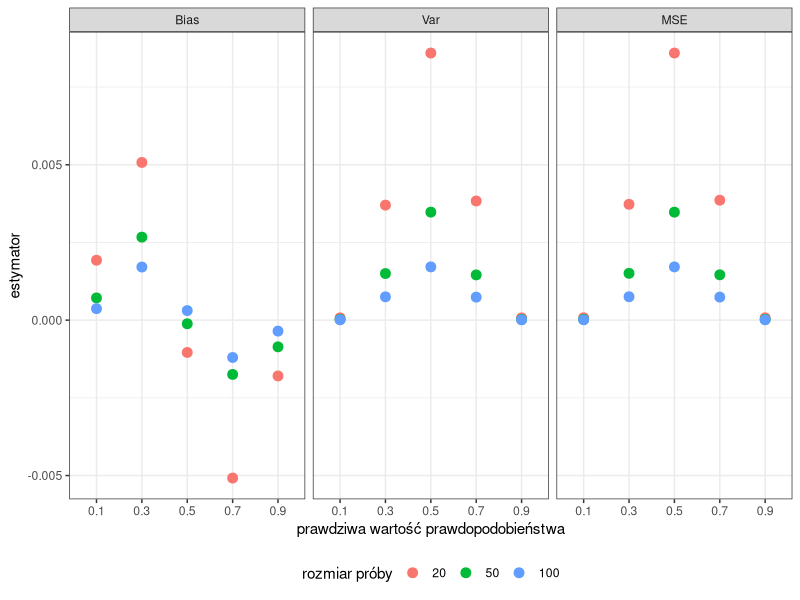
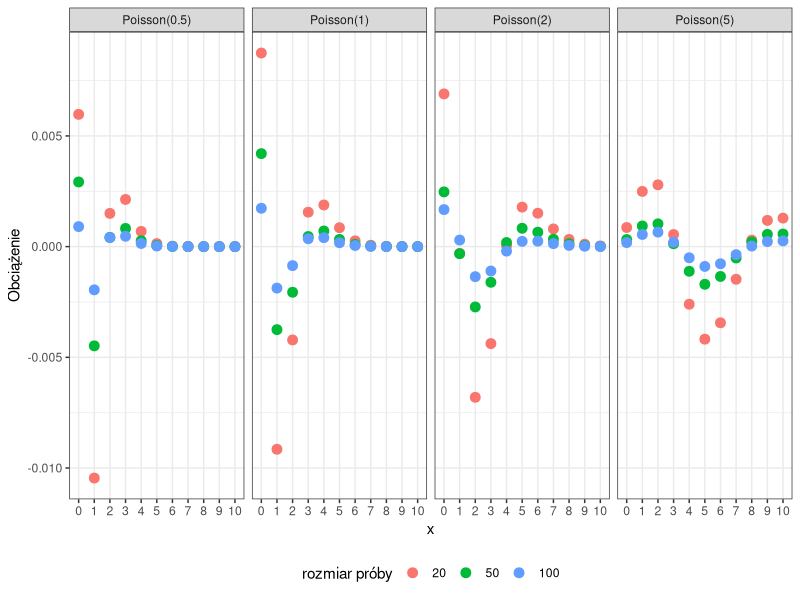
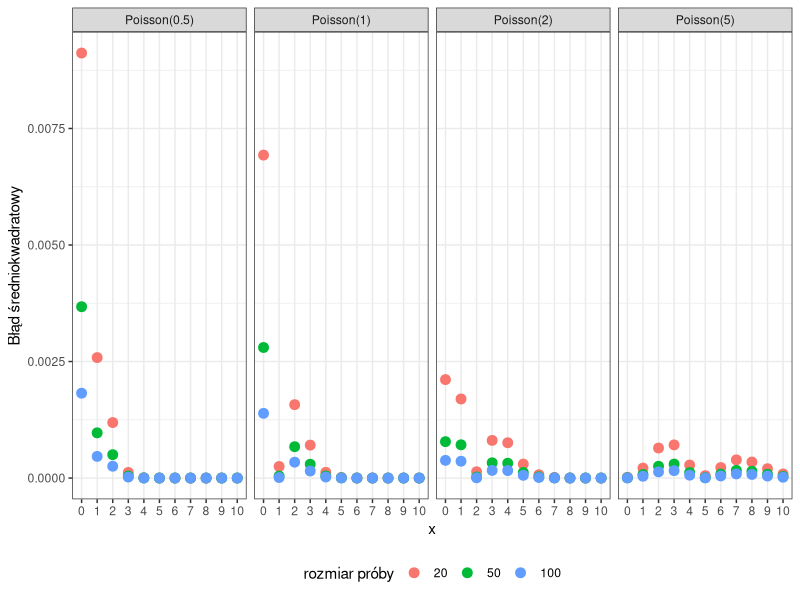
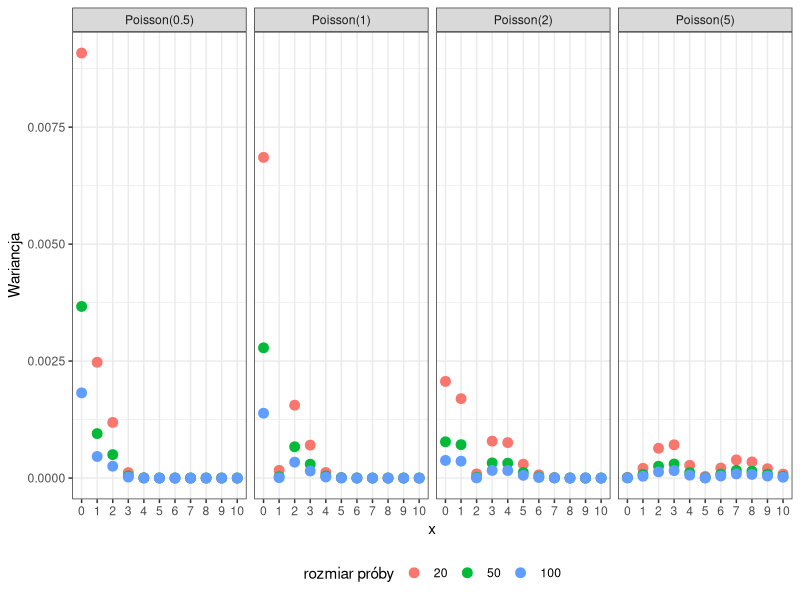
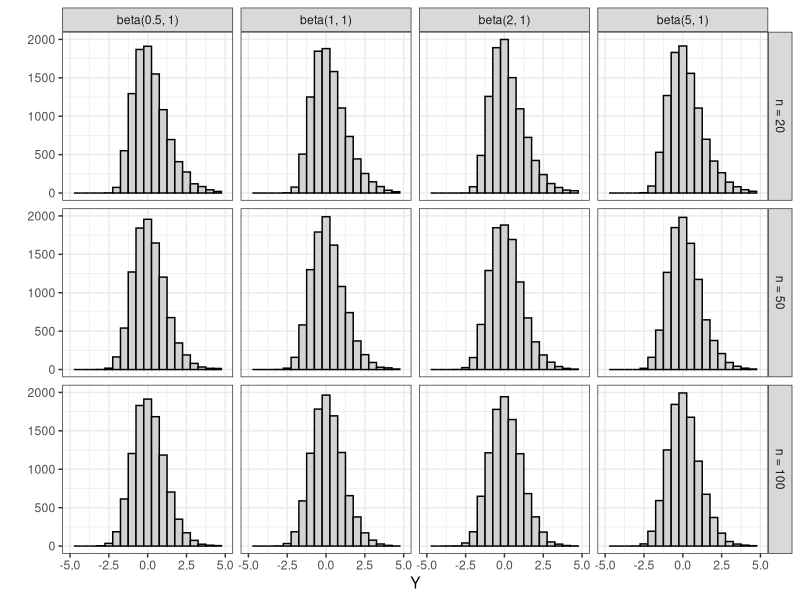
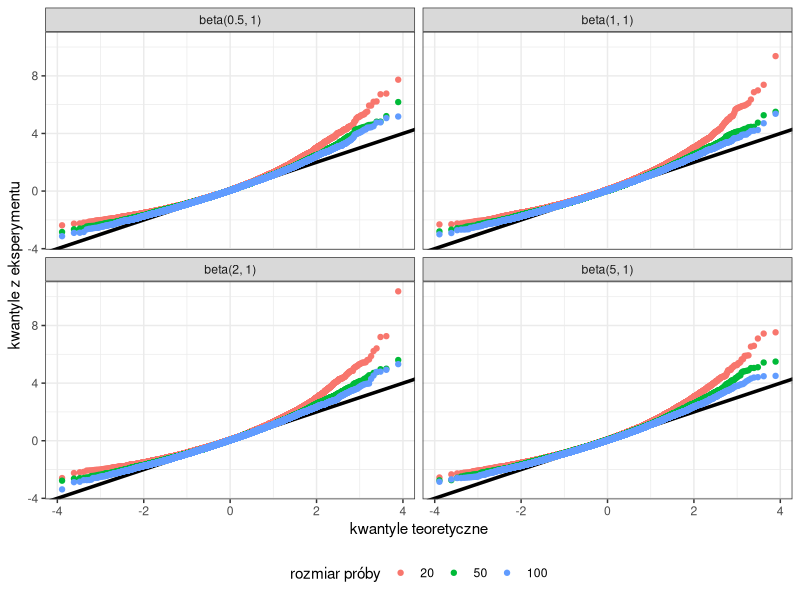
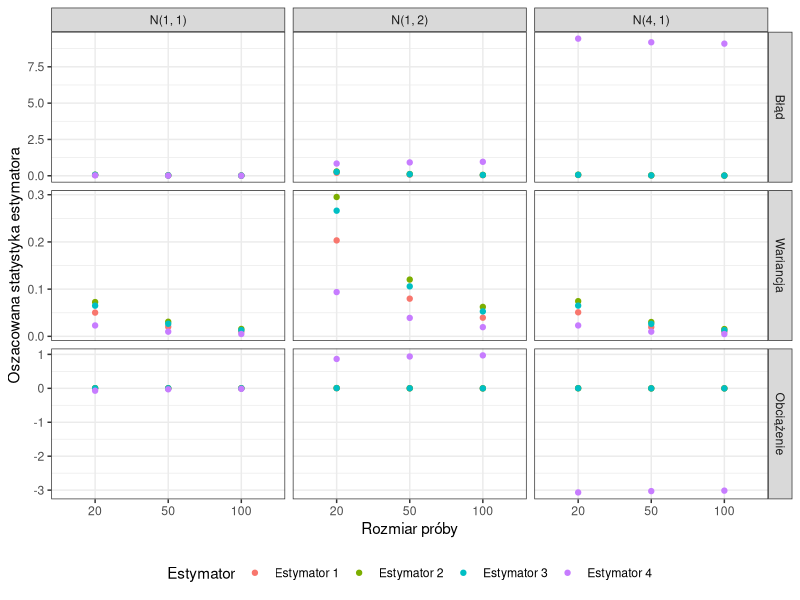
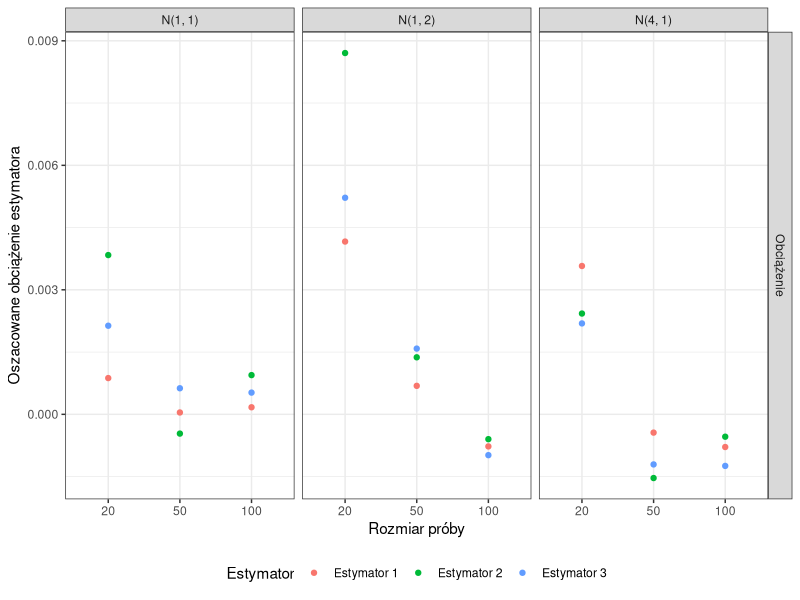

Recreate these plots in R, in order.
## ---- chunk 1
knitr::opts_chunk$set(echo=TRUE, warning = FALSE)
Sys.setlocale("LC_ALL", "pl_PL.UTF-8")
options(encoding = "UTF-8")

## ---- chunk 2
library(ggplot2)
library(plyr)
library(dplyr)
library("gridExtra") 
library(scales)
library(matrixStats)
library(data.table)
library(VGAM)
## ---- chunk 3
set.seed(416)
## ---- chunk 4
ps = seq(0.1, 0.9, by=0.2)
ns = c(20, 50, 100)

simulation_result <- lapply(ps, function(p){
  lapply(ns, function(n){
    lapply(1:1e4, function(i){
      p_mle <- sum(rbinom(n, 5, p)/(5 * n))
      prob_mle <- 1 - pbinom(2, 5, p_mle)
      list(true_p = p, 
           sample_size = n,
           iter = i,
           true_prob = 1 - pbinom(2, 5, p),
           estimated_prob = prob_mle)
    })
  })
})

sim_dt = unlist(unlist(simulation_result, F, F), F, F)
sim_dt = data.table::rbindlist(sim_dt)

ggplot(melt(sim_dt[, .(Bias = mean(estimated_prob - true_prob),
                       Var = var(estimated_prob),
                       MSE = mean((estimated_prob - true_prob)^2)),
                   by = c("true_p", "sample_size")],
            id.vars = c("true_p", "sample_size")),
       aes(x = reorder(as.character(true_p), true_p), y = value, 
           color = reorder(as.character(sample_size), sample_size))) +
  geom_point(size = 3) +
  facet_grid(~variable) +
  theme_bw() +
  scale_color_discrete(name = "rozmiar próby") +
  theme(legend.position = "bottom") +
  xlab("prawdziwa wartość prawdopodobieństwa") +
  ylab("estymator")
## ---- chunk 5
ls = c(0.5, 1, 2, 5)
ns = c(20, 50, 100)


simulation_result <-lapply(ls, function(lambda){
  lapply(ns, function(n){
    lapply(1:1e4, function(i){
      # lambda.hat
      lambda_mle <- sum(rpois(n, lambda)/n)
      list(true_lambda = lambda, 
           sample_size = n,
           iter = i,
           x = 0:10, 
           # prawdziwe P
           true_prob = dpois(0:10, lambda),
           estimated_prob = dpois(0:10, lambda_mle))
    })
  })
})


sim_dt = unlist(unlist(simulation_result, F, F), F, F)
sim_dt = data.table::rbindlist(sim_dt)

# wykres Bias


summaries = sim_dt[, .(Bias = mean(estimated_prob - true_prob),
                       Var = var(estimated_prob),
                       MSE = mean((estimated_prob - true_prob)^2)),
                   by = c("true_lambda", "sample_size", "x")]

true_lambda = c("0.5", "1", "2", "5")
labs = paste0("Poisson(", true_lambda, ")")

ggplot(summaries,
       aes(x = reorder(as.character(x), x), y = Bias, 
           color = reorder(as.character(sample_size), sample_size))) +
  geom_point(size = 3) +
  facet_wrap(~true_lambda, labeller = as_labeller(setNames(labs, true_lambda)), ncol=4) +
  theme_bw() +
  scale_color_discrete(name = "rozmiar próby") +
  theme(legend.position = "bottom") +
  xlab("x") +
  ylab("Obciążenie")


# wykres MSE

ggplot(summaries,
       aes(x = reorder(as.character(x), x), y = MSE, 
           color = reorder(as.character(sample_size), sample_size))) +
  geom_point(size = 3) +
  facet_wrap(~true_lambda, labeller = as_labeller(setNames(labs, true_lambda)), ncol=4) +
  theme_bw() +
  scale_color_discrete(name = "rozmiar próby") +
  theme(legend.position = "bottom") +
  xlab("x") +
  ylab("Błąd średniokwadratowy")

# wykres Var

ggplot(summaries,
       aes(x = reorder(as.character(x), x), y = Var, 
           color = reorder(as.character(sample_size), sample_size))) +
  geom_point(size = 3) +
  facet_wrap(~true_lambda, labeller = as_labeller(setNames(labs, true_lambda)), ncol=4) +
  theme_bw() +
  scale_color_discrete(name = "rozmiar próby") +
  theme(legend.position = "bottom") +
  xlab("x") +
  ylab("Wariancja")

## ---- chunk 6
# n = 50,
# theta = 2, 1
# 10 000 dla IF

get_fisher_est <- function(theta) {
  fisher_values = lapply(c(20, 50, 100), function(sample_size) sapply(1:1e4, function(i) {
  sample = rbeta(sample_size,theta, 1)
  # liczymy MLE ze wzoru
  mle = -sample_size/sum(log(sample))
  # Liczymy informację Fishera ze wzoru (mieszamy 2 wzory)
  fi = 1 / mle^2
  # zwracamy informację fishera
  fi
  }))

  # liczymy estymator informacji Fishera dla poszczególnych n (jako średnią)
  fisher_est = sapply(fisher_values, mean)
  fisher_est
  
}

fisher_05_1 = get_fisher_est(0.5)
fisher_1_1 = get_fisher_est(1)
fisher_2_1 = get_fisher_est(2)
fisher_5_1 = get_fisher_est(5)

# zwraca estymator i fishera dla podanego n 
get_fisher_estimated = function(sample_size, theta) {
  if (theta == 2) {
    fisher_2_1[sample_size == c(20, 50, 100)]
  } else if (theta == 0.5) {
    fisher_05_1[sample_size == c(20, 50, 100)]
  } else if (theta == 1) {
    fisher_1_1[sample_size == c(20, 50, 100)]
  } else {
    fisher_5_1[sample_size == c(20, 50, 100)]
  }
}


# zmienna Y
get_Y <- function(theta) {
  new_rv = lapply(c(20, 50, 100), function(sample_size) lapply(1:1e4, function(i) {
  sample = rbeta(sample_size, theta, 1)
  mle = -sample_size/sum(log(sample))
  
  list(rv_values = sqrt(sample_size*get_fisher_estimated(sample_size, theta)) * (mle - theta),
       sample_size = sample_size,
       iter = i,
       theta = theta)
  
  }))
  rvs = rbindlist(unlist(new_rv, F, F))
  rvs
}

Y_05 <- get_Y(0.5)

rvs <- rbind(get_Y(0.5), get_Y(1), get_Y(2), get_Y(5))

theta = c("0.5", "1", "2", "5")
sample_size = c(20, 50, 100)
labs2 = paste0("beta(", theta, ", 1)")
labs3 = paste0("n = ", sample_size)

# histogramy
ggplot(rvs, aes(x=rv_values, colour = sample_size))+
  geom_histogram(binwidth = 0.5, color="black", fill="lightgrey") +
  facet_grid(sample_size~theta,
             labeller = labeller(theta = setNames(labs2, theta), 
             sample_size = setNames(labs3, sample_size))) +
  theme_bw() + 
  xlab("Y") +
  ylab(" ") +
  xlim(c(-5, 5))
## ---- chunk 7


# qqploty


ggplot(rvs, aes(sample = rv_values,
                color = reorder(as.character(sample_size),
                                sample_size))) +
  geom_abline(slope = 1, intercept = 0, linewidth = 1.2) +
  geom_qq(distribution = qnorm) +
  scale_color_discrete(name = "rozmiar próby") +
  theme_bw() +
  facet_wrap(~theta, labeller = as_labeller(setNames(labs2, theta))) +
  theme(legend.position = "bottom") +
  xlab("kwantyle teoretyczne") +
  ylab("kwantyle z eksperymentu")
## ---- chunk 8
k <- 10000
laplace_stat <- function(n,thet,mi){

  M <- matrix(rlaplace(k*n, thet, mi), ncol = n, nrow = k)

  M_1 <- apply(M, 1, mean)

  M_2 <- apply(M, 1, median)

  th_3<-function(X){
    t<-sample(n)
    t<-t/sum(t)
    return(weighted.mean(X,t))
  }
  M_3 <- apply(M, 1, th_3)

  th_4 <- function(X){
    n = length(X)
    w <- c()
    for(i in 1:n){
      w_i = dnorm(qnorm((i-1)/n)) - dnorm(qnorm(i/n))
      w <- c(w, w_i)
    }
    X <- sort(X)
    return(sum(X*w))
  }
  M_4 <- apply(M, 1, th_4)
  blad <- c(sum((M_1-thet)^2)/k, sum((M_2-thet)^2)/k, sum((M_3-thet)^2)/k, sum((M_4-thet)^2)/k)

  obc <- c(1/k*sum(M_1-thet), 1/k*sum(M_2-thet), 1/k*sum(M_3-thet), 1/k*sum(M_4-thet))

  df1 <- data.frame(
    "Estymator" = c("Estymator 1", "Estymator 2", "Estymator 3", "Estymator 4"),
    "Wariancja" = c(var(M_1), var(M_2), var(M_3), var(M_4)),
    "Błąd" = blad,
    "Obciążenie" = obc)

  return(df1)
}

#n=50
results_laplace<-rbind(
  cbind(rbind(cbind(laplace_stat(50,1,1),lokation=1,scale=1),
        cbind(laplace_stat(50,4,1),lokation=4,scale=1),
        cbind(laplace_stat(50,1,2),lokation=1,scale=2)),sample_size=50),

  #n=20
  cbind(rbind(cbind(laplace_stat(20,1,1),lokation=1,scale=1),
        cbind(laplace_stat(20,4,1),lokation=4,scale=1),
        cbind(laplace_stat(20,1,2),lokation=1,scale=2)), sample_size=20),

  #n=100
  cbind(rbind(cbind(laplace_stat(100,1,1),lokation=1,scale=1),
        cbind(laplace_stat(100,4,1),lokation=4,scale=1),
        cbind(laplace_stat(100,1,2),lokation=1,scale=2)), sample_size=100)
)


# funkcja licząca dla rozkładu normalnego
normal_stat <- function(n,thet,mi){
  M <- matrix(rnorm(k*n, thet, mi), ncol = n, nrow = k)
  
  M_1 <- apply(M, 1, mean)
  
  M_2 <- apply(M, 1, median)
  
  th_3<-function(X){
    t<-sample(n)
    t<-t/sum(t)
    return(weighted.mean(X,t))
  }
  M_3 <- apply(M, 1, th_3)
  
  th_4 <- function(X){
    n = length(X)
    w <- c()
    for(i in 1:n){
      w_i = dnorm(qnorm((i-1)/n)) - dnorm(qnorm(i/n))
      w <- c(w, w_i)
    }
    X <- sort(X)
    return(sum(X*w))
  }
  M_4 <- apply(M, 1, th_4)
  
  # linijka pod spodem się zmienila :D
  blad <- c(sum((M_1-thet)^2)/k, sum((M_2-thet)^2)/k, sum((M_3-thet)^2)/k, sum((M_4-thet)^2)/k)
  
  obc <- c(1/k*sum(M_1-thet), 1/k*sum(M_2-thet), 1/k*sum(M_3-thet), 1/k*sum(M_4-thet))
  
  df1 <- data.frame(
    "Estymator" = c("Estymator 1", "Estymator 2", "Estymator 3", "Estymator 4"),
    "Wariancja" = c(var(M_1), var(M_2), var(M_3), var(M_4)),
    "Błąd" = blad,
    "Obciążenie" = obc)
  
  return(df1)
}
 
 
results_normal<-rbind(
  cbind(rbind(cbind(normal_stat(50,1,1),lokation=1,scale=1),
        cbind(normal_stat(50,4,1),lokation=4,scale=1),
        cbind(normal_stat(50,1,2),lokation=1,scale=2)),sample_size=50),
  
  #n=20
  cbind(rbind(cbind(normal_stat(20,1,1),lokation=1,scale=1),
        cbind(normal_stat(20,4,1),lokation=4,scale=1),
        cbind(normal_stat(20,1,2),lokation=1,scale=2)), sample_size=20),
  
  #n=100
  cbind(rbind(cbind(normal_stat(100,1,1),lokation=1,scale=1),
        cbind(normal_stat(100,4,1),lokation=4,scale=1),
        cbind(normal_stat(100,1,2),lokation=1,scale=2)), sample_size=100)
)
 
results_laplace$distribution="Laplace"
results_normal$distribution="Normal"
## ---- chunk 9

ggplot(data.table::melt(data.table::as.data.table(results_normal),
                        measure.vars = c("Błąd", "Wariancja", "Obciążenie"),
                        value.name = "Estimated", variable.name = "Stat"),
       aes(x = reorder(as.character(sample_size), sample_size), y = Estimated, col = Estymator)) +
  geom_point(stat = "identity", position = "dodge") +
  facet_grid(Stat~paste0("N(",lokation,", ",scale,")"), scales = "free_y") +
  theme_bw() +
  theme(legend.position = "bottom") +
  xlab("Rozmiar próby") +
  ylab("Oszacowana statystyka estymatora")


## ---- chunk 10

ggplot(data.table::melt(data.table::as.data.table(results_normal),
                        measure.vars = c("Błąd", "Wariancja", "Obciążenie"),
                        value.name = "Estimated", variable.name = "Stat")[Stat == "Obciążenie" & Estymator != "Estymator 4"],
       aes(x = reorder(as.character(sample_size), sample_size), y = Estimated, col = Estymator)) +
    # geom_point(data = results_normal, color = "grey") +
  geom_point(stat = "identity", position = "dodge") +
  # geom_point(aes(), data = results_normal, color = "red") +
  facet_grid(Stat~paste0("N(",lokation,", ",scale,")"), scales="free_y") +
  theme_bw() +
  theme(legend.position = "bottom") +
  xlab("Rozmiar próby") +
  ylab("Oszacowane obciążenie estymatora")


## ---- chunk 11
ggplot(data.table::melt(data.table::as.data.table(results_laplace),
                        measure.vars = c("Błąd", "Wariancja", "Obciążenie"),
                        value.name = "Estimated", variable.name = "Stat"),
       aes(x = reorder(as.character(sample_size), sample_size), y = Estimated, col = Estymator)) +
    # geom_point(data = results_normal, color = "grey") +
  geom_point(stat = "identity", position = "dodge") +
  # geom_point(aes(), data = results_normal, color = "red") +
  facet_grid(Stat~paste0("Laplace(",lokation,", ",scale,")"), scales="free_y") +
  theme_bw() +
  theme(legend.position = "bottom") +
  xlab("Rozmiar próby") +
  ylab("Oszacowana statystyka estymatora")

## ---- chunk 12

ggplot(data.table::melt(data.table::as.data.table(results_laplace),
                        measure.vars = c("Błąd", "Wariancja", "Obciążenie"),
                        value.name = "Estimated", variable.name = "Stat")[Stat == "Obciążenie" & Estymator != "Estymator 4"],
       aes(x = reorder(as.character(sample_size), sample_size), y = Estimated, col = Estymator)) +
    # geom_point(data = results_normal, color = "grey") +
  geom_point(stat = "identity", position = "dodge") +
  # geom_point(aes(), data = results_normal, color = "red") +
  facet_grid(Stat~paste0("Laplace(",lokation,", ",scale,")"), scales="free_y") +
  theme_bw() +
  theme(legend.position = "bottom") +
  xlab("Rozmiar próby") +
  ylab("Oszacowane obciążenie estymatora")

## ---- chunk 13
k <- 10000
M4 <- function(n,thet,mi){
  
  M <- matrix(rlaplace(k*n, thet, mi), ncol = n, nrow = k)
  
  th_4 <- function(X){
    n = length(X)
    w <- c()
    for(i in 1:n){
      w_i = dnorm(qnorm((i-1)/n)) - dnorm(qnorm(i/n))
      w <- c(w, w_i)
    }
    X <- sort(X)
    return(sum(X*w))
  }
  M_4 <- apply(M, 1, th_4)
  
  return(M_4)
}

#n=50
M4_df<-rbind(
  cbind(rbind(cbind(M4(50,1,1),lokation=1,scale=1),
              cbind(M4(50,4,1),lokation=4,scale=1),
              cbind(M4(50,1,2),lokation=1,scale=2)),sample_size=50),
  
  #n=20
  cbind(rbind(cbind(M4(20,1,1),lokation=1,scale=1),
              cbind(M4(20,4,1),lokation=4,scale=1),
              cbind(M4(20,1,2),lokation=1,scale=2)), sample_size=20),
  
  #n=100
  cbind(rbind(cbind(M4(100,1,1),lokation=1,scale=1),
              cbind(M4(100,4,1),lokation=4,scale=1),
              cbind(M4(100,1,2),lokation=1,scale=2)), sample_size=100)
)


colnames(M4_df) = c("M4", "lokation", "scale", "sample_size")

M4_df <- data.frame(M4_df)


scale = c("1", "2", "1")
sample_size = c(20, 50, 100)
labs5 = paste0("skala = ", scale)
labs6 = paste0("n = ", sample_size)


ggplot(M4_df,
       aes(x = M4)) +
         geom_histogram(binwidth = 0.5, color="black", fill="lightgrey") +
         facet_grid(sample_size~scale,
                    labeller = labeller(scale = setNames(labs5, scale), 
                                        sample_size = setNames(labs6, sample_size))) +
         theme_bw() +
         theme(legend.position = "bottom") +
         xlab("Rozmiar próby") +
         ylab(" ") +
        xlim(c(0, 5))
